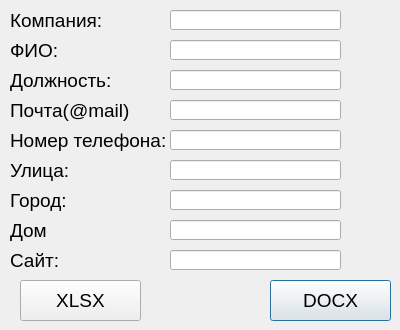
<?xml version="1.0" encoding="UTF-8"?>
<ui version="4.0">
 <class>Dialog</class>
 <widget class="QDialog" name="Dialog">
  <property name="geometry">
   <rect>
    <x>0</x>
    <y>0</y>
    <width>400</width>
    <height>330</height>
   </rect>
  </property>
  <property name="minimumSize">
   <size>
    <width>400</width>
    <height>330</height>
   </size>
  </property>
  <property name="maximumSize">
   <size>
    <width>400</width>
    <height>330</height>
   </size>
  </property>
  <property name="windowTitle">
   <string>Dialog</string>
  </property>
  <widget class="QLabel" name="label">
   <property name="geometry">
    <rect>
     <x>10</x>
     <y>10</y>
     <width>101</width>
     <height>20</height>
    </rect>
   </property>
   <property name="font">
    <font>
     <pointsize>14</pointsize>
    </font>
   </property>
   <property name="text">
    <string>Компания:</string>
   </property>
  </widget>
  <widget class="QLabel" name="label_2">
   <property name="geometry">
    <rect>
     <x>10</x>
     <y>40</y>
     <width>101</width>
     <height>21</height>
    </rect>
   </property>
   <property name="font">
    <font>
     <pointsize>14</pointsize>
    </font>
   </property>
   <property name="text">
    <string>ФИО:</string>
   </property>
  </widget>
  <widget class="QLineEdit" name="lineEdit">
   <property name="geometry">
    <rect>
     <x>170</x>
     <y>10</y>
     <width>171</width>
     <height>20</height>
    </rect>
   </property>
  </widget>
  <widget class="QLineEdit" name="lineEdit_2">
   <property name="geometry">
    <rect>
     <x>170</x>
     <y>40</y>
     <width>171</width>
     <height>20</height>
    </rect>
   </property>
  </widget>
  <widget class="QPushButton" name="btn_wrd">
   <property name="geometry">
    <rect>
     <x>270</x>
     <y>280</y>
     <width>121</width>
     <height>41</height>
    </rect>
   </property>
   <property name="font">
    <font>
     <pointsize>14</pointsize>
    </font>
   </property>
   <property name="text">
    <string>DOCX</string>
   </property>
  </widget>
  <widget class="QLabel" name="label_3">
   <property name="geometry">
    <rect>
     <x>10</x>
     <y>70</y>
     <width>101</width>
     <height>21</height>
    </rect>
   </property>
   <property name="font">
    <font>
     <pointsize>14</pointsize>
    </font>
   </property>
   <property name="text">
    <string>Должность:</string>
   </property>
  </widget>
  <widget class="QLabel" name="label_4">
   <property name="geometry">
    <rect>
     <x>10</x>
     <y>100</y>
     <width>131</width>
     <height>21</height>
    </rect>
   </property>
   <property name="font">
    <font>
     <pointsize>14</pointsize>
    </font>
   </property>
   <property name="text">
    <string>Почта(@mail)</string>
   </property>
  </widget>
  <widget class="QLineEdit" name="lineEdit_3">
   <property name="geometry">
    <rect>
     <x>170</x>
     <y>70</y>
     <width>171</width>
     <height>20</height>
    </rect>
   </property>
  </widget>
  <widget class="QLineEdit" name="lineEdit_4">
   <property name="geometry">
    <rect>
     <x>170</x>
     <y>100</y>
     <width>171</width>
     <height>20</height>
    </rect>
   </property>
  </widget>
  <widget class="QLabel" name="label_5">
   <property name="geometry">
    <rect>
     <x>10</x>
     <y>130</y>
     <width>161</width>
     <height>21</height>
    </rect>
   </property>
   <property name="font">
    <font>
     <pointsize>14</pointsize>
    </font>
   </property>
   <property name="text">
    <string>Номер телефона:</string>
   </property>
  </widget>
  <widget class="QLineEdit" name="lineEdit_5">
   <property name="geometry">
    <rect>
     <x>170</x>
     <y>130</y>
     <width>171</width>
     <height>20</height>
    </rect>
   </property>
  </widget>
  <widget class="QLabel" name="label_6">
   <property name="geometry">
    <rect>
     <x>10</x>
     <y>160</y>
     <width>161</width>
     <height>21</height>
    </rect>
   </property>
   <property name="font">
    <font>
     <pointsize>14</pointsize>
    </font>
   </property>
   <property name="text">
    <string>Улица:</string>
   </property>
  </widget>
  <widget class="QLabel" name="label_7">
   <property name="geometry">
    <rect>
     <x>10</x>
     <y>190</y>
     <width>161</width>
     <height>21</height>
    </rect>
   </property>
   <property name="font">
    <font>
     <pointsize>14</pointsize>
    </font>
   </property>
   <property name="text">
    <string>Город:</string>
   </property>
  </widget>
  <widget class="QLineEdit" name="lineEdit_6">
   <property name="geometry">
    <rect>
     <x>170</x>
     <y>160</y>
     <width>171</width>
     <height>20</height>
    </rect>
   </property>
  </widget>
  <widget class="QLineEdit" name="lineEdit_7">
   <property name="geometry">
    <rect>
     <x>170</x>
     <y>190</y>
     <width>171</width>
     <height>20</height>
    </rect>
   </property>
  </widget>
  <widget class="QLabel" name="label_8">
   <property name="geometry">
    <rect>
     <x>10</x>
     <y>250</y>
     <width>161</width>
     <height>21</height>
    </rect>
   </property>
   <property name="font">
    <font>
     <pointsize>14</pointsize>
    </font>
   </property>
   <property name="text">
    <string>Сайт:</string>
   </property>
  </widget>
  <widget class="QLineEdit" name="lineEdit_8">
   <property name="geometry">
    <rect>
     <x>170</x>
     <y>250</y>
     <width>171</width>
     <height>20</height>
    </rect>
   </property>
  </widget>
  <widget class="QPushButton" name="btn_xl">
   <property name="geometry">
    <rect>
     <x>20</x>
     <y>280</y>
     <width>121</width>
     <height>41</height>
    </rect>
   </property>
   <property name="font">
    <font>
     <pointsize>14</pointsize>
    </font>
   </property>
   <property name="text">
    <string>XLSX</string>
   </property>
  </widget>
  <widget class="QLabel" name="label_9">
   <property name="geometry">
    <rect>
     <x>10</x>
     <y>220</y>
     <width>161</width>
     <height>21</height>
    </rect>
   </property>
   <property name="font">
    <font>
     <pointsize>14</pointsize>
    </font>
   </property>
   <property name="text">
    <string>Дом</string>
   </property>
  </widget>
  <widget class="QLineEdit" name="lineEdit_9">
   <property name="geometry">
    <rect>
     <x>170</x>
     <y>220</y>
     <width>171</width>
     <height>20</height>
    </rect>
   </property>
  </widget>
 </widget>
 <resources/>
 <connections/>
</ui>
